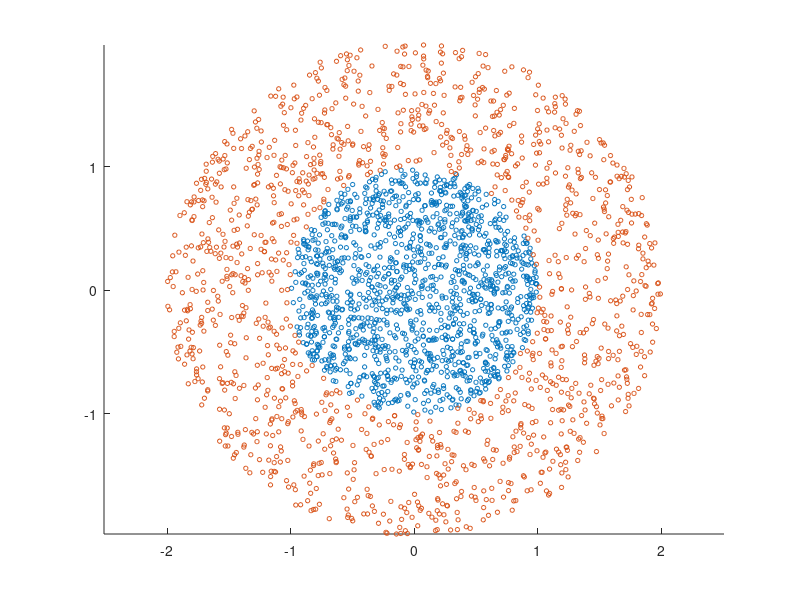

Recreate this plot in MATLAB.
function DataGeneration_5()

    rng(1); % For reproducibility
    r = sqrt(rand(1400,1)); % Radius
    t = 2*pi*rand(1400,1);  % Angle
    data1 = [r.*cos(t), r.*sin(t)]; % Points

    r2 = sqrt(3*rand(1400,1)+1); % Radius
    t2 = 2*pi*rand(1400,1);      % Angle
    data2 = [r2.*cos(t2), r2.*sin(t2)]; % points

    h = figure();
    scatter(data1(:,1),data1(:,2),10,'r.')
    hold on
    scatter(data2(:,1),data2(:,2),10,'g.')
    %ezpolar(@(x)1);ezpolar(@(x)2);
    axis equal
    hold off
    saveas(h,'Data_5.png');


    data1 = [data1 zeros(size(data1,1),1)];
    data1(:,3) = 1 ;

    data2 = [data2 zeros(size(data2,1),1)];
    data2(:,3) = 0 ;


    %70-30 data split
    idx = randperm(size(data1,1));
    train_cluster1 = data1(idx(1:700),:);
    test_cluster1 = data1(idx(701:end),:);
    train_cluster2 = data2(idx(1:700),:);
    test_cluster2 = data2(idx(701:end),:);

    train_data = [train_cluster1;train_cluster2];
    test_data = [test_cluster1;test_cluster2];

    csvwrite('trainData_5.csv',train_data)
    csvwrite('testData_5.csv',test_data)

end
